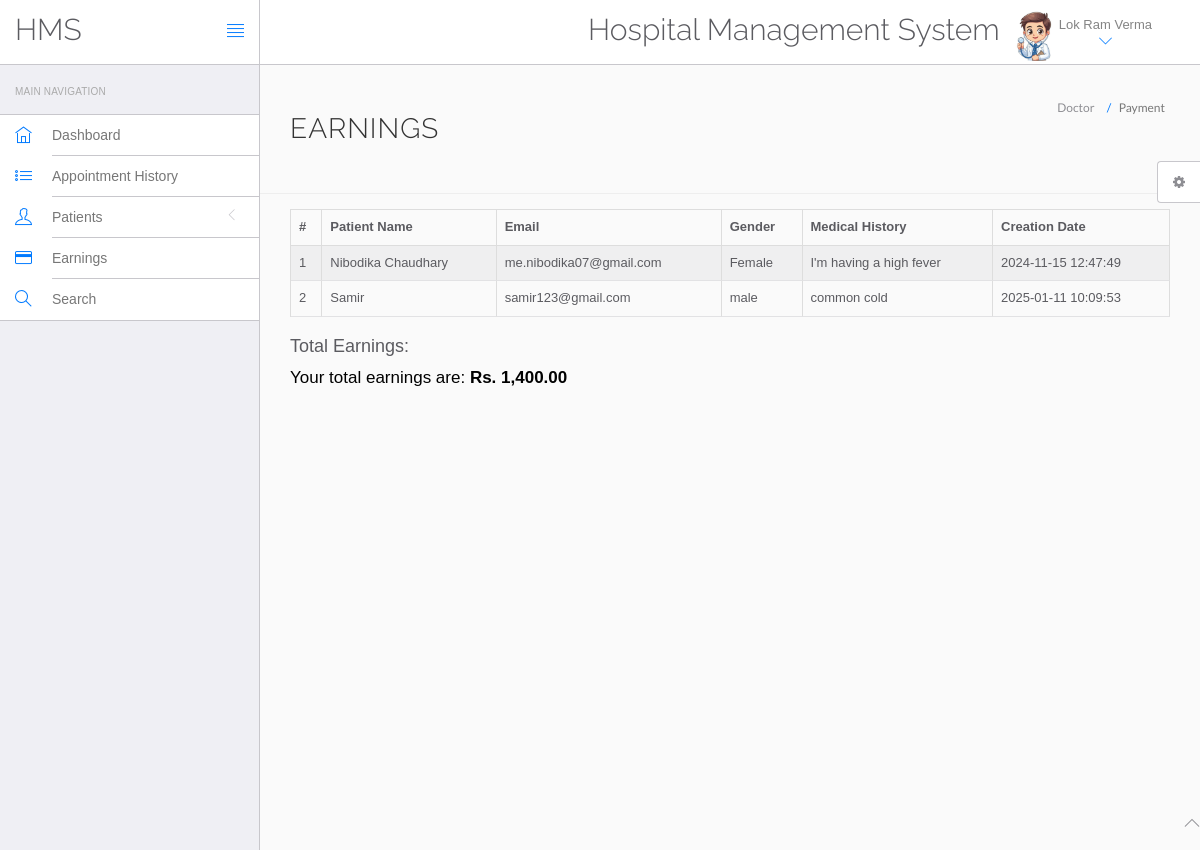
The app's page /hospital/hms/doctor/payment.php (signed in) with its own data.
### tables this page shows
CREATE TABLE `doctors` (
  `id` int(11) NOT NULL,
  `specilization` varchar(255) DEFAULT NULL,
  `doctorName` varchar(255) DEFAULT NULL,
  `address` longtext DEFAULT NULL,
  `docFees` varchar(255) DEFAULT NULL,
  `contactno` bigint(11) DEFAULT NULL,
  `docEmail` varchar(255) DEFAULT NULL,
  `password` varchar(255) DEFAULT NULL,
  `creationDate` timestamp NULL DEFAULT current_timestamp(),
  `updationDate` timestamp NULL DEFAULT NULL ON UPDATE current_timestamp()
);

CREATE TABLE `tblpatient` (
  `ID` int(10) NOT NULL,
  `Docid` int(10) DEFAULT NULL,
  `PatientName` varchar(200) DEFAULT NULL,
  `PatientContno` bigint(10) DEFAULT NULL,
  `PatientEmail` varchar(200) DEFAULT NULL,
  `PatientGender` varchar(50) DEFAULT NULL,
  `PatientAdd` mediumtext DEFAULT NULL,
  `PatientAge` int(10) DEFAULT NULL,
  `PatientMedhis` mediumtext DEFAULT NULL,
  `disease` text NOT NULL,
  `prescription` text NOT NULL,
  `CreationDate` timestamp NULL DEFAULT current_timestamp(),
  `UpdationDate` timestamp NULL DEFAULT NULL ON UPDATE current_timestamp()
);

### hospital/hms/doctor/payment.php (the view, shortened to what this page needs)
<?php
include('include/config.php');
if(strlen($_SESSION['id']==0)) {
    header('location:logout.php');
} else {
?>
<!DOCTYPE html>
<html lang="en">
<head>
    <link rel="stylesheet" href="vendor/bootstrap/css/bootstrap.min.css">
    <link rel="stylesheet" href="vendor/fontawesome/css/font-awesome.min.css">
    <link rel="stylesheet" href="vendor/themify-icons/themify-icons.min.css">
    <link href="vendor/animate.css/animate.min.css" rel="stylesheet" media="screen">
    <link href="vendor/perfect-scrollbar/perfect-scrollbar.min.css" rel="stylesheet" media="screen">
    <link href="vendor/switchery/switchery.min.css" rel="stylesheet" media="screen">
    <link href="vendor/bootstrap-touchspin/jquery.bootstrap-touchspin.min.css" rel="stylesheet" media="screen">
    <link href="vendor/select2/select2.min.css" rel="stylesheet" media="screen">
    <link href="vendor/bootstrap-datepicker/bootstrap-datepicker3.standalone.min.css" rel="stylesheet" media="screen">
    <link href="vendor/bootstrap-timepicker/bootstrap-timepicker.min.css" rel="stylesheet" media="screen">
    <link rel="stylesheet" href="assets/css/styles.css">
    <link rel="stylesheet" href="assets/css/plugins.css">
    <link rel="stylesheet" href="assets/css/themes/theme-1.css" id="skin_color" />
</head>
<body>
<div id="app">
<?php include('include/sidebar.php'); ?>
<div class="app-content">
<?php include('include/header.php'); ?>
<div class="main-content">
<div class="wrap-content container" id="container">
    <section id="page-title">
        <div class="row">
            <div class="col-sm-8">
                <h1 class="mainTitle">Earnings</h1>
            </div>
            <ol class="breadcrumb">
                <li><span>Doctor</span></li>
                <li class="active"><span>Payment</span></li>
            </ol>
        </div>
    </section>
    <section id="manage-patients">
    <div class="row">
        <div class="col-lg-12">
            <div class="panel panel-default">
                <div class="panel-body">
                    <table class="table table-bordered table-striped">
                        <thead>
                            <tr>
                                <th>#</th>
                                <th>Patient Name</th>
                                <th>Email</th>
                                <th>Gender</th>
                                <th>Medical History</th>
                                <th>Creation Date</th>
                            </tr>
                        </thead>
                        <tbody>
                            <?php
                            $docid = $_SESSION['id'];
                            $query = mysqli_query($con, "SELECT PatientName, PatientEmail, PatientGender, PatientMedhis, CreationDate FROM tblpatient WHERE Docid='$docid'");
                            $cnt = 1;
                            while ($row = mysqli_fetch_array($query)) {
                                echo "<tr>";
                                echo "<td>" . $cnt . "</td>";
                                echo "<td>" . htmlspecialchars($row['PatientName']) . "</td>";
                                echo "<td>" . htmlspecialchars($row['PatientEmail']) . "</td>";
                                echo "<td>" . htmlspecialchars($row['PatientGender']) . "</td>";
                                echo "<td>" . htmlspecialchars($row['PatientMedhis']) . "</td>";
                                echo "<td>" . htmlspecialchars($row['CreationDate']) . "</td>";
                                echo "</tr>";
                                $cnt++;
                            }
                            ?>
                        </tbody>
                    </table>
                        <div class="total-fee">
    <h4>Total Earnings:</h4>
    <?php
    $docFeesQuery = mysqli_query($con, "SELECT docFees FROM doctors WHERE id='$docid'");
    $docFeesRow = mysqli_fetch_array($docFeesQuery);
    $docFees = $docFeesRow['docFees'];
    $patientCountQuery = mysqli_query($con, "SELECT COUNT(*) AS patientCount FROM tblpatient WHERE Docid='$docid'");
    $patientCountRow = mysqli_fetch_array($patientCountQuery);
    $patientCount = $patientCountRow['patientCount'];
    $totalEarnings = $docFees * $patientCount;
    echo "<p  style='font-size: 17px; color: black;'>Your total earnings are: <strong>Rs. " . number_format($totalEarnings, 2) . "</strong></p>";
    ?>
</div>
                </div>
            </div>
        </div>
    </div>
</section>
</div>
</div>
</div>
</div>
<?php include('include/footer.php'); ?>
<?php include('include/setting.php'); ?>
</body>
</html>
<?php } ?>

### hospital/hms/doctor/include/header.php (shortened to what this page needs)
<header class="navbar navbar-default navbar-static-top">
					<div class="navbar-header">
						<a class="navbar-brand" href="#">
							<h2 style="padding-top:20% ">HMS</h2>
						</a>
						<a href="#" class="sidebar-toggler pull-right visible-md visible-lg" data-toggle-class="app-sidebar-closed" data-toggle-target="#app">
							<i class="ti-align-justify"></i>
						</a>
					</div>
					<div class="navbar-collapse collapse">
						<ul class="nav navbar-right">
								<li  style="padding-top:2% ">
								<h2>Hospital Management System</h2>
							</li>
							<li class="dropdown current-user">
								<a href class="dropdown-toggle" data-toggle="dropdown">
									<img src="assets/images/doctorlogo.jpg" > <span class="username">
									<?php $query=mysqli_query($con,"select doctorName from doctors where id='".$_SESSION['id']."'");
while($row=mysqli_fetch_array($query))
{
	echo $row['doctorName'];
}
									?> <i class="ti-angle-down"></i></i></span>
								</a>
							</li>
						</ul>
					</div>
				</header>

### hospital/hms/doctor/assets/css/themes/theme-1.css (style rules this page uses)
body { background: #FAFAFA; }
header .navbar-header { background: #ffffff !important; border-right-color: #c8c7cc !important; border-bottom-color: #c8c7cc !important; }
header .navbar-header .sidebar-toggler, header .navbar-header .sidebar-mobile-toggler { color: #007aff !important; }
header .navbar-header .navbar-brand { color: #777 !important; }
header .navbar-collapse { background: #ffffff !important; border-bottom-color: #c8c7cc !important; box-shadow: none !important; }
header .navbar-collapse .navbar-right > li > a { color: #777; }
header .navbar-collapse .navbar-right > li > a i { color: #007aff !important; }

### records on screen
doctors: doctorName "Lok Ram Verma"
tblpatient: PatientName "Nibodika Chaudhary", PatientEmail "me.nibodika07@gmail.com", PatientGender "Female", PatientMedhis "I'm having a high fever", CreationDate "2024-11-15 12:47:49"
tblpatient: PatientName "Samir", PatientEmail "samir123@gmail.com", PatientGender "male", PatientMedhis "common cold", CreationDate "2025-01-11 10:09:53"

### other values on screen
$totalEarnings "1,400.00"
